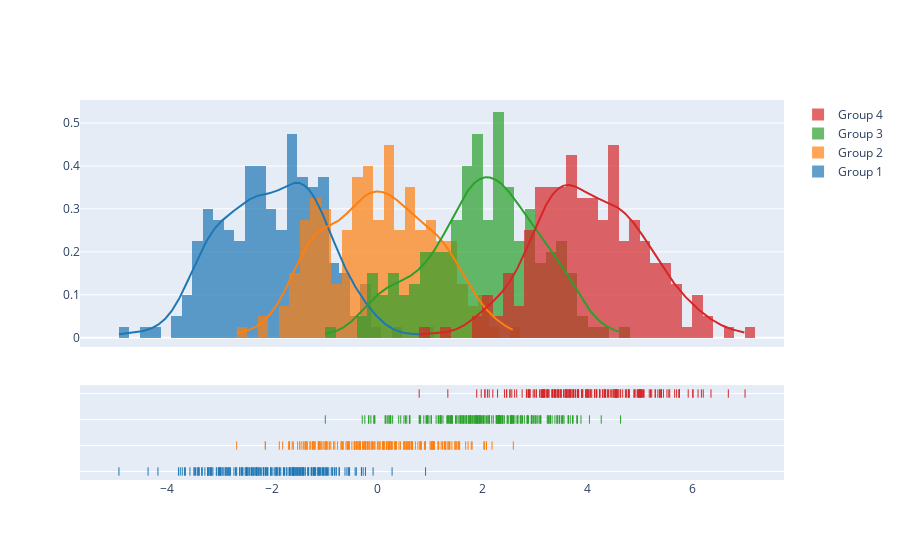

The cell this chart's notebook holds for it:
### Code cell
import plotly.figure_factory as ff

# Add histogram data
x1 = np.random.randn(200) - 2
x2 = np.random.randn(200)
x3 = np.random.randn(200) + 2
x4 = np.random.randn(200) + 4

# Group data together
hist_data = [x1, x2, x3, x4]

group_labels = ['Group 1', 'Group 2', 'Group 3', 'Group 4']

# Create distplot with custom bin_size
fig = ff.create_distplot(hist_data, group_labels, bin_size=.2)
fig.show()

### Figure 1 — Plotly figure (JSON) as saved in the notebook; plotly's stock layout.template omitted (floating-point values rounded to 4 significant figures; data arrays with more than 128 entries replaced by an {"elided": "..."} marker saying what was removed)
{"data": [{"autobinx": false, "histnorm": "probability density", "legendgroup": "Group 1", "marker": {"color": "rgb(31, 119, 180)"}, "name": "Group 1", "opacity": 0.7, "type": "histogram", "x": {"elided": "200 float values"}, "xaxis": "x", "xbins": {"end": 0.9198, "size": 0.2, "start": -4.923}, "yaxis": "y"}, {"autobinx": false, "histnorm": "probability density", "legendgroup": "Group 2", "marker": {"color": "rgb(255, 127, 14)"}, "name": "Group 2", "opacity": 0.7, "type": "histogram", "x": {"elided": "200 float values"}, "xaxis": "x", "xbins": {"end": 2.592, "size": 0.2, "start": -2.68}, "yaxis": "y"}, {"autobinx": false, "histnorm": "probability density", "legendgroup": "Group 3", "marker": {"color": "rgb(44, 160, 44)"}, "name": "Group 3", "opacity": 0.7, "type": "histogram", "x": {"elided": "200 float values"}, "xaxis": "x", "xbins": {"end": 4.635, "size": 0.2, "start": -0.9906}, "yaxis": "y"}, {"autobinx": false, "histnorm": "probability density", "legendgroup": "Group 4", "marker": {"color": "rgb(214, 39, 40)"}, "name": "Group 4", "opacity": 0.7, "type": "histogram", "x": {"elided": "200 float values"}, "xaxis": "x", "xbins": {"end": 7.008, "size": 0.2, "start": 0.7981}, "yaxis": "y"}, {"legendgroup": "Group 1", "marker": {"color": "rgb(31, 119, 180)"}, "mode": "lines", "name": "Group 1", "showlegend": false, "type": "scatter", "x": {"elided": "500 float values"}, "xaxis": "x", "y": {"elided": "500 float values"}, "yaxis": "y"}, {"legendgroup": "Group 2", "marker": {"color": "rgb(255, 127, 14)"}, "mode": "lines", "name": "Group 2", "showlegend": false, "type": "scatter", "x": {"elided": "500 float values"}, "xaxis": "x", "y": {"elided": "500 float values"}, "yaxis": "y"}, {"legendgroup": "Group 3", "marker": {"color": "rgb(44, 160, 44)"}, "mode": "lines", "name": "Group 3", "showlegend": false, "type": "scatter", "x": {"elided": "500 float values"}, "xaxis": "x", "y": {"elided": "500 float values"}, "yaxis": "y"}, {"legendgroup": "Group 4", "marker": {"color": "rgb(214, 39, 40)"}, "mode": "lines", "name": "Group 4", "showlegend": false, "type": "scatter", "x": {"elided": "500 float values"}, "xaxis": "x", "y": {"elided": "500 float values"}, "yaxis": "y"}, {"legendgroup": "Group 1", "marker": {"color": "rgb(31, 119, 180)", "symbol": "line-ns-open"}, "mode": "markers", "name": "Group 1", "showlegend": false, "type": "scatter", "x": {"elided": "200 float values"}, "xaxis": "x", "y": {"elided": "200 str values"}, "yaxis": "y2"}, {"legendgroup": "Group 2", "marker": {"color": "rgb(255, 127, 14)", "symbol": "line-ns-open"}, "mode": "markers", "name": "Group 2", "showlegend": false, "type": "scatter", "x": {"elided": "200 float values"}, "xaxis": "x", "y": {"elided": "200 str values"}, "yaxis": "y2"}, {"legendgroup": "Group 3", "marker": {"color": "rgb(44, 160, 44)", "symbol": "line-ns-open"}, "mode": "markers", "name": "Group 3", "showlegend": false, "type": "scatter", "x": {"elided": "200 float values"}, "xaxis": "x", "y": {"elided": "200 str values"}, "yaxis": "y2"}, {"legendgroup": "Group 4", "marker": {"color": "rgb(214, 39, 40)", "symbol": "line-ns-open"}, "mode": "markers", "name": "Group 4", "showlegend": false, "type": "scatter", "x": {"elided": "200 float values"}, "xaxis": "x", "y": {"elided": "200 str values"}, "yaxis": "y2"}], "layout": {"barmode": "overlay", "hovermode": "closest", "legend": {"traceorder": "reversed"}, "xaxis": {"anchor": "y2", "domain": [0.0, 1.0], "zeroline": false}, "yaxis": {"anchor": "free", "domain": [0.35, 1], "position": 0.0}, "yaxis2": {"anchor": "x", "domain": [0, 0.25], "dtick": 1, "showticklabels": false}}}
